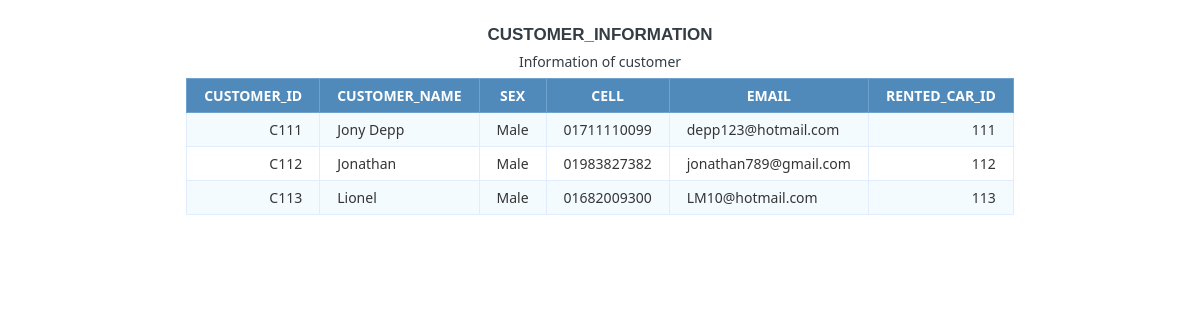
Page /Customer_view.php on the committed database.
### tables this page shows
CREATE TABLE `customer_information` (
  `sl` int(20) NOT NULL,
  `Customer_ID` varchar(20) NOT NULL,
  `Customer_Name` varchar(35) NOT NULL,
  `Sex` varchar(35) NOT NULL,
  `Cell` varchar(35) NOT NULL,
  `Email` varchar(35) NOT NULL,
  `Car_ID` varchar(20) NOT NULL
);

### Customer_view.php (the view, shortened to what this page needs)
<?php
$db_host = 'localhost';
$db_user = 'root';
$db_pass = '';
$db_name = 'rent_a_car_management_system';
$conn = mysqli_connect($db_host, $db_user, $db_pass, $db_name);
$sql = 'SELECT *
		FROM customer_information';
$query = mysqli_query($conn, $sql);
?>
<html>
<head>
</head>
<body>
	<h1>Customer_Information</h1>
	<table class="data-table">
		<caption class="title">Information of customer</caption>
		<thead>
			<tr>
				<th>Customer_ID</th>
				<th>Customer_Name</th>
				<th>Sex</th>
				<th>Cell</th>
				<th>Email</th>
				<th>Rented_Car_ID</th>
			</tr>
		</thead>
		<tbody>
		<?php
		while ($row = mysqli_fetch_array($query))
		{
			echo '<tr>
					<td>'.$row['Customer_ID'].'</td>
					<td>'.$row['Customer_Name'].'</td>
					<td>'.$row['Sex'].'</td>
					<td>'.$row['Cell'].'</td>
					<td>'.$row['Email'].'</td>
					<td>'.$row['Car_ID'].'</td>
				</tr>';
		}?>
		</tbody>
	</table>
</body>
</html>

### Customer_view.php (style rules this page uses)
body { font-size: 15px; color: #343d44; font-family: "segoe-ui", "open-sans", tahoma, arial; padding: 0; margin: 0; }
table { margin: auto; font-family: "Lucida Sans Unicode", "Lucida Grande", "Segoe Ui"; font-size: 12px; }
h1 { margin: 25px auto 0; text-align: center; text-transform: uppercase; font-size: 17px; }
table td { transition: all .5s; }
.data-table { border-collapse: collapse; font-size: 14px; min-width: 537px; }
.data-table th, .data-table td { border: 1px solid #e1edff; padding: 7px 17px; }
.data-table caption { margin: 7px; }
.data-table thead th { background-color: #508abb; color: #FFFFFF; border-color: #6ea1cc !important; text-transform: uppercase; }
.data-table tbody td { color: #353535; }
.data-table tbody td:first-child, .data-table tbody td:nth-child(4), .data-table tbody td:last-child { text-align: right; }
.data-table tbody tr:nth-child(odd) td { background-color: #f4fbff; }

### rows in the picture
customer_information: Customer_ID "C111", Customer_Name "Jony Depp", Sex "Male", Cell "01711110099", Email "depp123@hotmail.com", Car_ID "111"
customer_information: Customer_ID "C112", Customer_Name "Jonathan", Sex "Male", Cell "01983827382", Email "jonathan789@gmail.com", Car_ID "112"
customer_information: Customer_ID "C113", Customer_Name "Lionel", Sex "Male", Cell "01682009300", Email "LM10@hotmail.com", Car_ID "113"
